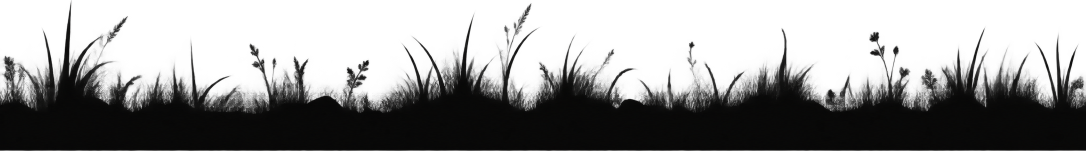
#> input picture oyun-fikirlerim/iki-kisilik-oyun/assets/cevre/cim_1_kirpik.png, 2172 x 301 px (shown at 1/2 size)
$ python tools_cevre.py
#> lines starting #> are read from the running program, lines starting #| are printed output that depends on the picture; after the words box and inside, x2 and y2 are one past the last pixel; in counts of white or black regions, pixels touching at a corner belong together
"""assets/cevre/ görsellerini oyun için hazırlar -> godot/assets/cevre/ ve cevre.json (ölçekler, hizalama satırları)."""
import json, os
import numpy as np
from PIL import Image
HERE = os.path.dirname(os.path.abspath(__file__)); A = f'{HERE}/assets/cevre'; O = f'{HERE}/godot/assets/cevre'
os.makedirs(O, exist_ok=True); meta = {}
# çim şeridi (yatay döşenir): 2x süper çözünürlük, oyunda 0.14 x
g = Image.open(f'{A}/cim_1_kirpik.png').convert('RGBA'); GS = 0.28
#> further down, g is the input picture: PIL image 2172x301 RGBA; mean R, G, B, A 3.2, 3.1, 2.9, 106.9
a = np.array(g)[..., 3] > 40; frac = a.mean(axis=1); band = int(np.argmax(frac > 0.97))   # tam dolu bant başlangıç satırı
#> after `a = np.array(g)[..., 3] > 40`:
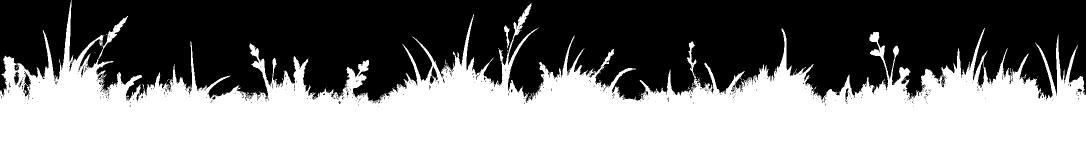
#> a: shape (301, 2172) bool (shown at 1/2 size); 47.7% white; 141 white regions (139 under 20 px), largest, box (x1, y1, x2, y2) and area: (0, 0, 2172, 301) 311270, (1008, 51, 1019, 97) 203
#> after `frac = a.mean(axis=1)`: frac = 301 values, max 1 at index 214, min 0.00046 at index 0, mean 0.477
#> after `band = int(np.argmax(frac > 0.97))`: band = 199
w, h = round(g.width * GS), round(g.height * GS); g.resize((w, h), Image.LANCZOS).save(f'{O}/cim.png', optimize=True)
#> after `w, h = (round(g.width * GS), round(g.height * GS))`: w = 608; h = 84
#> after `w, h = (round(g.width * GS), round(g.height * GS))`:
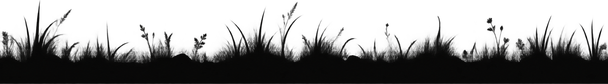
#> saved as cim.png: PIL image 608x84 RGBA; mean R, G, B, A 3.2, 3, 2.8, 107.1; transparent parts drawn white
meta['cim'] = {'w': w, 'h': h, 'band': round(band * GS), 'res': 2}
# toprak dolgusu: oyunda 0.5x (512 px görünür)
t = Image.open(f'{A}/toprak.png').convert('RGB').resize((512, 512), Image.LANCZOS); t.save(f'{O}/toprak.png', optimize=True)
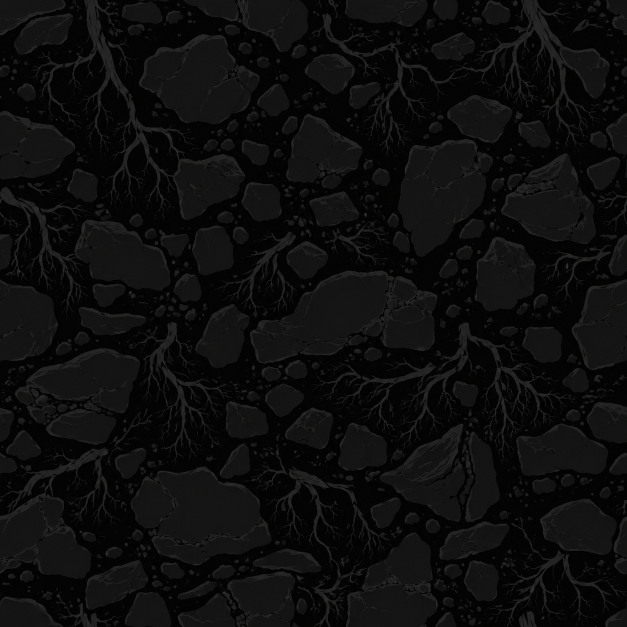
#> input picture oyun-fikirlerim/iki-kisilik-oyun/assets/cevre/toprak.png, 1254 x 1254 px (shown at 1/2 size)
#> after `t = Image.open(f'{A}/toprak.png').convert('RGB').resize((512, 512), Im`:
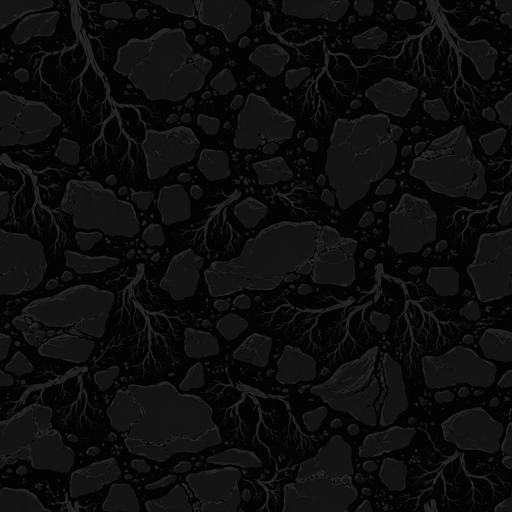
#> t: PIL image 512x512 RGB; mean R, G, B 13.2, 13.1, 12.9
meta['toprak'] = {'w': 512, 'h': 512, 'res': 1}
# zemin uçları
for n in ('kenar_sag', 'kenar_sol'):
#> (the run stopped early here; a loop or call above may not have finished)
